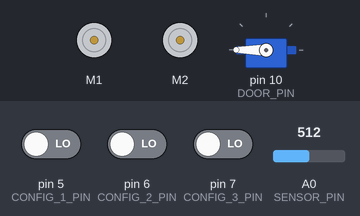
Simulated run of this sketch. Board: Arduino Uno, built with avr-gcc and run on an emulated ATmega328P. Shown: 2 × DC motor (green arrow = forward, orange = backward, longer = faster), servo. The test bench sets the inputs (shaded band); at power-on: A0 (SENSOR_PIN) = 512, pin 5 (CONFIG_1_PIN) LOW, pin 6 (CONFIG_2_PIN) LOW, pin 7 (CONFIG_3_PIN) LOW.

Above: at 6.2 s.
6.3 s: A0 (SENSOR_PIN) set to 682
7.8 s: A0 (SENSOR_PIN) set to 715
At 9.1 s:
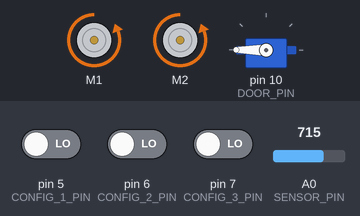
At 16.8 s:
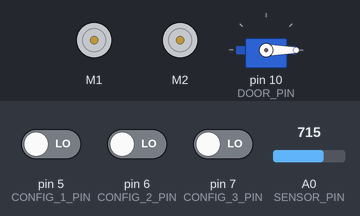
Timing chart, 0 to 18.4 s (numbered marks = the images above; inputs shaded):
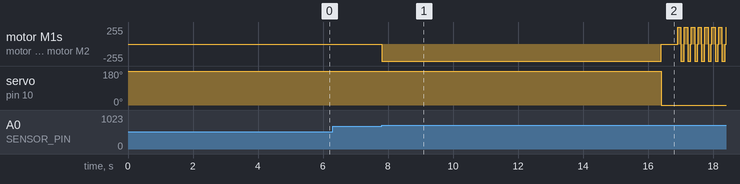

Measured:
- the behaviour switches between 700 and 701 on A0 (SENSOR_PIN) (found by bisection; images 0 and 1)
- after the input at 6.3 s, every drawn part: stays the same
- after the input at 7.8 s, motor M1, motor M2: stopped → backward 255/255 at once, → stopped 8.6 s later, → forward 255/255 0.51 s later, → backward 255/255 0.10 s later, … (23 changes in this stretch); servo on pin 10 (DOOR_PIN): 180° → 0° after 8.6 s

The sketch:

ClarityBot.ino
```cpp
#include <Wire.h>
#include <Adafruit_MotorShield.h>
#include <Servo.h>
#include "utility/Adafruit_MS_PWMServoDriver.h"

Adafruit_MotorShield AFMS = Adafruit_MotorShield();
Adafruit_DCMotor *left_motor = AFMS.getMotor(1);
Adafruit_DCMotor *right_motor = AFMS.getMotor(2);

Servo door;

#define LOWEST_TRAVERSAL_CONST 7600
#define MEDIAN_TRAVERSAL_CONST 8600
#define HIGHEST_TRAVERSAL_CONST 9600
#define LOWEST_TILE 1
#define MIDDLE_TILE 2
#define HIGHEST_TILE 3

#define DOOR_PIN 10
#define OPEN_DOOR 0
#define CLOSE_DOOR 185

#define DEFAULT_WIGGLE_CYCLE 100
#define MAX_SHAKES 10
#define SENSOR_PIN A0
#define IR_SENSOR_THRESHOLD 700

#define BALL_IN 25
#define BALL_DROPPED 27

#define MISSION_COMPLETED 1
#define MISSION_PENDING 0

#define CONFIG_1_PIN 5
#define CONFIG_2_PIN 6
#define CONFIG_3_PIN 7

int mission_status = MISSION_PENDING;

void setup() {
  // Setup Motor Shield
  AFMS.begin();
  left_motor->setSpeed(255);
  right_motor->setSpeed(255);

  // Setup door config
  door.attach(DOOR_PIN);
  operate_door(CLOSE_DOOR);

  // Setup IR sensor
  pinMode(SENSOR_PIN, INPUT);

  // Setup switch config
  pinMode(CONFIG_1_PIN, INPUT);
  pinMode(CONFIG_2_PIN, INPUT);
  pinMode(CONFIG_3_PIN, INPUT);

  // Pause for dramatic effect
  delay(5000);

//   Simple test case
//  operate_door(OPEN_DOOR);
//  delay(1000);
//  wiggle(DEFAULT_WIGGLE_CYCLE, 10);
//  operate_door(CLOSE_DOOR);
//  delay(1000);
//  Serial.begin(9600);
}

void loop() {
  Serial.println(analogRead(SENSOR_PIN));
  if ((mission_status == MISSION_PENDING) && (check_container_state() == BALL_IN)) {
    int tile = get_target_setting();
//    Serial.print("The target setting is: ");
//    Serial.println(tile);
    drive_to_target(tile);
    delay(500);
    Serial.println("Deploying target");
    mission_status = deploy_target();
    // style_points();
    mission_status = MISSION_COMPLETED;
  }
}

void drive_to_target(int target_id) {
  if (target_id == LOWEST_TILE) {

    left_motor->run(BACKWARD);
    right_motor->run(BACKWARD);
    delay(LOWEST_TRAVERSAL_CONST);
  }
  else if (target_id == MIDDLE_TILE) {
    left_motor->run(BACKWARD);
    right_motor->run(BACKWARD);
    delay(MEDIAN_TRAVERSAL_CONST);
  }
  else if (target_id == HIGHEST_TILE) {
    left_motor->run(BACKWARD);
    right_motor->run(BACKWARD);
    delay(HIGHEST_TRAVERSAL_CONST);
  }

  left_motor->run(RELEASE);
  right_motor->run(RELEASE);
  delay(10);
  operate_door(OPEN_DOOR);
}

void operate_door(int opcode) {
  door.write(opcode); // Write the servo angle to the door motor
}

void wiggle(int cycle, int num_cycles) {
  for (int i = 0; i < num_cycles; i++) {
    left_motor->run(FORWARD);
    right_motor->run(FORWARD);
    delay(cycle);
    left_motor->run(BACKWARD);
    right_motor->run(BACKWARD);
    delay(cycle);
    left_motor->run(RELEASE);
    right_motor->run(RELEASE);
    delay(10);
  }
}

int check_container_state() {
  if (analogRead(SENSOR_PIN) > IR_SENSOR_THRESHOLD) {
    return BALL_IN;
  }
  return BALL_DROPPED;
}

int deploy_target() {
  operate_door(OPEN_DOOR);
  int shakes = 0;
  while ((check_container_state() == BALL_IN) && (shakes < MAX_SHAKES)) {
    wiggle(DEFAULT_WIGGLE_CYCLE, 3);
    shakes++;
  }
  operate_door(CLOSE_DOOR);
  return MISSION_COMPLETED;
}

int get_target_setting() {
  if (digitalRead(CONFIG_1_PIN) == HIGH) {
    return LOWEST_TILE;
  }
  if (digitalRead(CONFIG_2_PIN) == HIGH) {
    return MIDDLE_TILE;
  }
  if (digitalRead(CONFIG_3_PIN) == HIGH) {
    return HIGHEST_TILE;
  }
  return MIDDLE_TILE;
}
```
